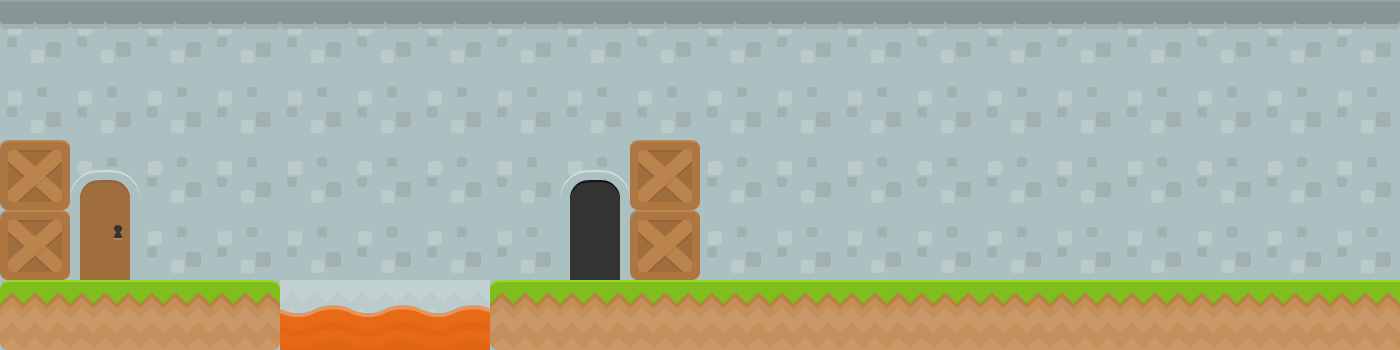

A 2D game scene composited from a Tiled map and its tileset images. What follows is a short description and the map's XML, with each tile layer's data collapsed to a summary:
An orthogonal 20x5 tile map with 70x70 px tiles, 2 tile layers (Tile Layer 2, Tile Layer 1), 2 tilesets and 8 objects (player, exit).

<map version="1.0" tiledversion="1.1.6" orientation="orthogonal" renderorder="right-down" width="20" height="5" tilewidth="70" tileheight="70" infinite="0" nextobjectid="17">
 <tileset firstgid="1" source="kenney_complete_base_tiles_spritesheet.tsx" />
 <tileset firstgid="157" source="kenney_platformerPack_industrial_tilesheet.tsx" />
 <layer name="Tile Layer 2" width="20" height="5">
  <data>[100 cells, 100 non-empty, 3 distinct tile ids]</data>
 </layer>
 <layer name="Tile Layer 1" width="20" height="5">
  <data>[100 cells, 28 non-empty, 9 distinct tile ids]</data>
 </layer>
 <objectgroup name="triggers" visible="0">
  <object id="1" name="player" x="70" y="210" width="70" height="70">
   <properties>
    <property name="player" type="bool" value="true" />
   </properties>
  </object>
  <object id="2" name="exit" x="560" y="210" width="70" height="70">
   <properties>
    <property name="exit" type="bool" value="true" />
   </properties>
  </object>
  <object id="5" x="0" y="280" width="280" height="70">
   <properties>
    <property name="blockers" value="blrt" />
   </properties>
  </object>
  <object id="9" x="0" y="140" width="70" height="140">
   <properties>
    <property name="blockers" value="blrt" />
   </properties>
  </object>
  <object id="10" x="630" y="140" width="70" height="140">
   <properties>
    <property name="blockers" value="blrt" />
   </properties>
  </object>
  <object id="11" x="210" y="350" width="350" height="70">
   <properties>
    <property name="blockers" value="blrt" />
   </properties>
  </object>
  <object id="12" x="280" y="313" width="210" height="37">
   <properties>
    <property name="lava" type="bool" value="true" />
   </properties>
  </object>
  <object id="15" x="490" y="280" width="210" height="70">
   <properties>
    <property name="blockers" value="blrt" />
   </properties>
  </object>
 </objectgroup>
</map>
